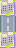

Rendered tile map (Tiled .tmx) drawn with the repository's tilesets; below, a short description and the full map source, tile grids included:
An orthogonal 1x3 tile map with 16x16 px tiles, 1 tile layer (Tile Layer 1).

<map version="1.5" tiledversion="1.7.2" orientation="orthogonal" renderorder="right-down" width="1" height="3" tilewidth="16" tileheight="16" infinite="0" nextlayerid="2" nextobjectid="1">
 <tileset firstgid="1" name="aw2.png" tilewidth="16" tileheight="16" tilecount="512" columns="32">
  <image source="aw2.png" trans="ffffff" width="512" height="256" />
 </tileset>
 <layer id="1" name="Tile Layer 1" width="1" height="3">
  <data>
   <tile gid="451" />
   <tile gid="65" />
   <tile gid="451" />
  </data>
 </layer>
</map>
